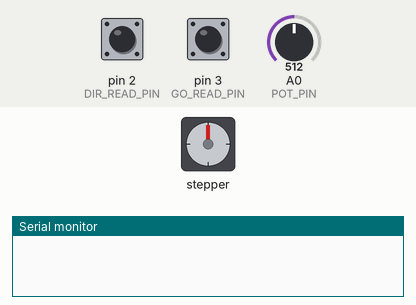
A sketch run on a simulated Arduino Uno, built with avr-gcc and run on an emulated ATmega328P. Parts: stepper motor, the last lines printed to the serial monitor. Wiring (inferred from the names in the program): stepper motor driver (200 steps per turn assumed): step pin 11; direction pin 13. The test bench sets the inputs (shaded band); at power-on: pin 3 (GO_READ_PIN) HIGH, pin 2 (DIR_READ_PIN) HIGH, A0 (POT_PIN) = 512.

Above: at 1.2 s.
1.3 s: pin 3 (GO_READ_PIN) pulled LOW for 0.15 s
At 1.6 s:
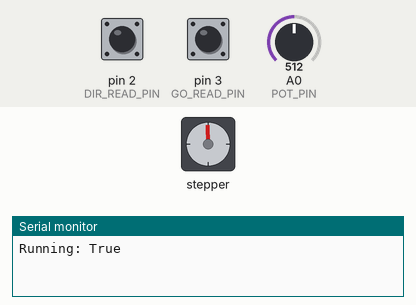
At 2.2 s:
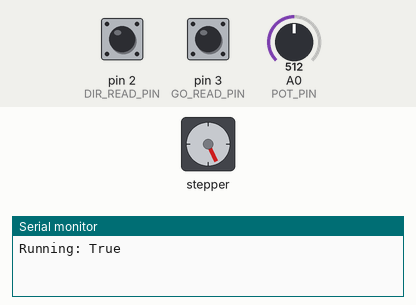
4.3 s: pin 2 (DIR_READ_PIN) pulled LOW for 0.15 s
7.3 s: A0 (POT_PIN) set to 716
10.3 s: pin 3 (GO_READ_PIN) pulled LOW for 1 s
At 11.8 s:
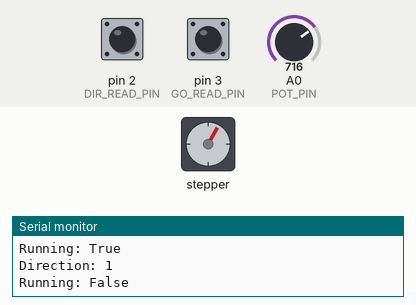
12.8 s: pin 3 (GO_READ_PIN) pulled LOW for 0.15 s
At 14.6 s:
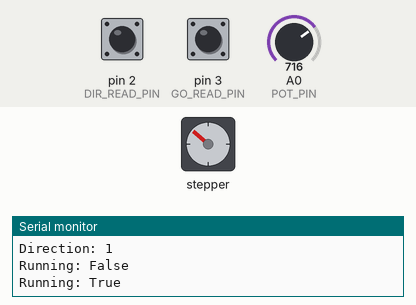
15.9 s: pin 2 (DIR_READ_PIN) pulled LOW for 1 s
Timing chart, 0 to 20.9 s (numbered marks = the images above; inputs shaded):
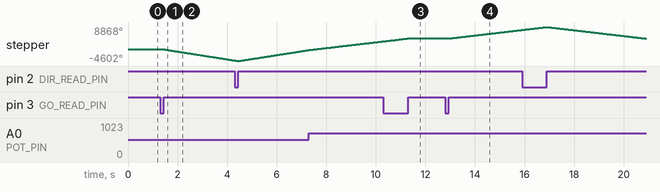

Measured:
- after the input at 1.3 s, stepper: keeps turning counter-clockwise at about 1537°/s, starting after 0.15 s
- after the input at 10.3 s, stepper: goes on until 11.3 s, then stays 4350°
- after the input at 12.8 s, stepper: keeps turning clockwise at about 1146°/s, starting after 0.15 s

The sketch:

ConceptTest.ino
```cpp
/*
 *   ConceptTest
 *
 *   The purpose of this sketch is to test team Portal's concept design.
 *   It will consist of having the an arduino communicate with a motor driver so that a stepper
 *   motor will be controlled within by two buttons.
 *
 *   Created 18 Feb 2021
 *   Jake Guidry
 *   Modified 19 Feb 2021
 *   Jake Guidry *It work now*
 *
 *   https://github.com/JeakeG/Portal
 *
 *   Driver Connections
 *   PU+ => 5V
 *   PU- => 11
 *
 *   DR+ => 5V
 *   DI- => 13
 *
 *   Run Button attaches to pin 3 and ground
 *   Dir Button attaches to pin 2 and ground
 *
 *   Pot attaches to +5V, pin A0, and ground
 */

int const PUL_PIN = 11;
int const DIR_PIN = 13;
int const GO_READ_PIN = 3;
int const DIR_READ_PIN = 2;
int const POT_PIN = A0;

bool shouldGo = false;

int long last_go_interrupt = 0;
int long last_dir_interrupt = 0;

void setup() {
  pinMode(PUL_PIN, OUTPUT);
  pinMode(DIR_PIN, OUTPUT);

  pinMode(GO_READ_PIN, INPUT_PULLUP);
  pinMode(DIR_READ_PIN, INPUT_PULLUP);

  digitalWrite(DIR_PIN, LOW);

  attachInterrupt(digitalPinToInterrupt(GO_READ_PIN), toggleRunning, RISING);
  attachInterrupt(digitalPinToInterrupt(DIR_READ_PIN), toggleDirection, RISING);

  Serial.begin(9600);
}

void loop() {
  if (shouldGo) {
    int time = map(analogRead(POT_PIN), 0, 1023, 1, 1000);
    digitalWrite(PUL_PIN, HIGH);
    delayMicroseconds(time);
    digitalWrite(PUL_PIN, LOW);
    delayMicroseconds(time);
  } else {
    delay(1);
  }
}

void toggleRunning() {
  long time = millis();
  if (time - last_go_interrupt > 200) {
    shouldGo = !shouldGo;
    if (shouldGo) {
      Serial.println("Running: True");
    } else {
      Serial.println("Running: False");
    }
  }
  last_go_interrupt = time;
}

void toggleDirection() {
  long time = millis();
  if (time - last_dir_interrupt > 200) {
    digitalWrite(DIR_PIN, !digitalRead(DIR_PIN));
    if (digitalRead(DIR_PIN)) {
      Serial.println("Direction: 1");
    } else {
      Serial.println("Direction: 0");
    }
  }
  last_dir_interrupt = time;
}
```
